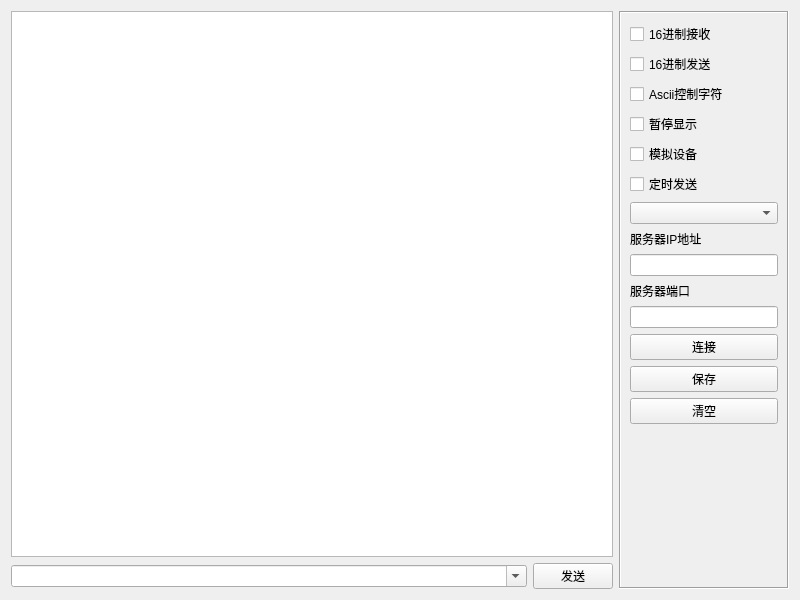
<?xml version="1.0" encoding="UTF-8"?>
<ui version="4.0">
 <class>frmTcpClient</class>
 <widget class="QWidget" name="frmTcpClient">
  <property name="geometry">
   <rect>
    <x>0</x>
    <y>0</y>
    <width>800</width>
    <height>600</height>
   </rect>
  </property>
  <property name="windowTitle">
   <string>Form</string>
  </property>
  <layout class="QGridLayout" name="gridLayout">
   <item row="0" column="0">
    <widget class="QTextEdit" name="txtMain">
     <property name="readOnly">
      <bool>true</bool>
     </property>
    </widget>
   </item>
   <item row="0" column="1" rowspan="2">
    <widget class="QFrame" name="frame">
     <property name="minimumSize">
      <size>
       <width>170</width>
       <height>0</height>
      </size>
     </property>
     <property name="maximumSize">
      <size>
       <width>170</width>
       <height>16777215</height>
      </size>
     </property>
     <property name="frameShape">
      <enum>QFrame::Box</enum>
     </property>
     <property name="frameShadow">
      <enum>QFrame::Sunken</enum>
     </property>
     <layout class="QVBoxLayout" name="verticalLayout_5">
      <property name="leftMargin">
       <number>9</number>
      </property>
      <property name="topMargin">
       <number>9</number>
      </property>
      <property name="rightMargin">
       <number>9</number>
      </property>
      <property name="bottomMargin">
       <number>9</number>
      </property>
      <item>
       <widget class="QCheckBox" name="ckHexReceive">
        <property name="text">
         <string>16进制接收</string>
        </property>
       </widget>
      </item>
      <item>
       <widget class="QCheckBox" name="ckHexSend">
        <property name="text">
         <string>16进制发送</string>
        </property>
       </widget>
      </item>
      <item>
       <widget class="QCheckBox" name="ckAscii">
        <property name="text">
         <string>Ascii控制字符</string>
        </property>
       </widget>
      </item>
      <item>
       <widget class="QCheckBox" name="ckShow">
        <property name="text">
         <string>暂停显示</string>
        </property>
       </widget>
      </item>
      <item>
       <widget class="QCheckBox" name="ckDebug">
        <property name="text">
         <string>模拟设备</string>
        </property>
       </widget>
      </item>
      <item>
       <widget class="QCheckBox" name="ckAutoSend">
        <property name="text">
         <string>定时发送</string>
        </property>
       </widget>
      </item>
      <item>
       <widget class="QComboBox" name="cboxInterval"/>
      </item>
      <item>
       <widget class="QLabel" name="labServerIP">
        <property name="text">
         <string>服务器IP地址</string>
        </property>
       </widget>
      </item>
      <item>
       <widget class="QLineEdit" name="txtServerIP"/>
      </item>
      <item>
       <widget class="QLabel" name="labServerPort">
        <property name="text">
         <string>服务器端口</string>
        </property>
       </widget>
      </item>
      <item>
       <widget class="QLineEdit" name="txtServerPort"/>
      </item>
      <item>
       <widget class="QPushButton" name="btnConnect">
        <property name="text">
         <string>连接</string>
        </property>
       </widget>
      </item>
      <item>
       <widget class="QPushButton" name="btnSave">
        <property name="text">
         <string>保存</string>
        </property>
       </widget>
      </item>
      <item>
       <widget class="QPushButton" name="btnClear">
        <property name="text">
         <string>清空</string>
        </property>
       </widget>
      </item>
      <item>
       <spacer name="spacer">
        <property name="orientation">
         <enum>Qt::Vertical</enum>
        </property>
        <property name="sizeHint" stdset="0">
         <size>
          <width>20</width>
          <height>40</height>
         </size>
        </property>
       </spacer>
      </item>
     </layout>
    </widget>
   </item>
   <item row="1" column="0">
    <widget class="QWidget" name="widget" native="true">
     <layout class="QHBoxLayout" name="layTcpClient">
      <property name="leftMargin">
       <number>0</number>
      </property>
      <property name="topMargin">
       <number>0</number>
      </property>
      <property name="rightMargin">
       <number>0</number>
      </property>
      <property name="bottomMargin">
       <number>0</number>
      </property>
      <item>
       <widget class="QComboBox" name="cboxData">
        <property name="sizePolicy">
         <sizepolicy hsizetype="Ignored" vsizetype="Fixed">
          <horstretch>0</horstretch>
          <verstretch>0</verstretch>
         </sizepolicy>
        </property>
        <property name="editable">
         <bool>true</bool>
        </property>
       </widget>
      </item>
      <item>
       <widget class="QPushButton" name="btnSend">
        <property name="minimumSize">
         <size>
          <width>80</width>
          <height>0</height>
         </size>
        </property>
        <property name="maximumSize">
         <size>
          <width>80</width>
          <height>16777215</height>
         </size>
        </property>
        <property name="text">
         <string>发送</string>
        </property>
       </widget>
      </item>
     </layout>
    </widget>
   </item>
  </layout>
 </widget>
 <resources/>
 <connections/>
</ui>
